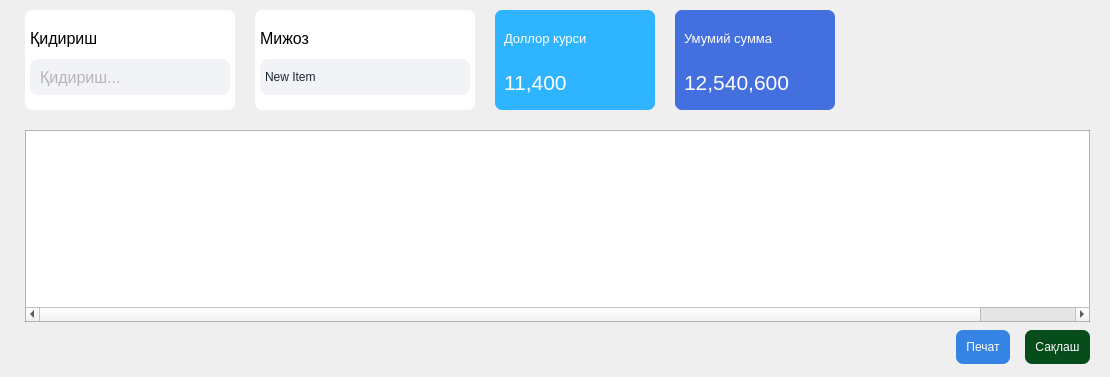
      <widget class="QWidget" name="page_shop_detail">
       <layout class="QVBoxLayout" name="verticalLayout_23">
        <property name="spacing">
         <number>0</number>
        </property>
        <property name="leftMargin">
         <number>0</number>
        </property>
        <property name="topMargin">
         <number>0</number>
        </property>
        <property name="rightMargin">
         <number>0</number>
        </property>
        <property name="bottomMargin">
         <number>0</number>
        </property>
        <item>
         <widget class="QFrame" name="frame_19">
          <property name="minimumSize">
           <size>
            <width>0</width>
            <height>120</height>
           </size>
          </property>
          <property name="maximumSize">
           <size>
            <width>16777215</width>
            <height>120</height>
           </size>
          </property>
          <property name="styleSheet">
           <string notr="true">QFrame{
	border:none;
}</string>
          </property>
          <property name="frameShape">
           <enum>QFrame::StyledPanel</enum>
          </property>
          <property name="frameShadow">
           <enum>QFrame::Raised</enum>
          </property>
          <layout class="QHBoxLayout" name="horizontalLayout_8">
           <property name="spacing">
            <number>20</number>
           </property>
           <property name="leftMargin">
            <number>25</number>
           </property>
           <property name="topMargin">
            <number>8</number>
           </property>
           <property name="rightMargin">
            <number>20</number>
           </property>
           <property name="bottomMargin">
            <number>8</number>
           </property>
           <item>
            <widget class="QFrame" name="frame_20">
             <property name="minimumSize">
              <size>
               <width>200</width>
               <height>80</height>
              </size>
             </property>
             <property name="maximumSize">
              <size>
               <width>300</width>
               <height>100</height>
              </size>
             </property>
             <property name="styleSheet">
              <string notr="true">QFrame{
	background-color: rgb(255, 255, 255);
	border-radius:7px;
}</string>
             </property>
             <property name="frameShape">
              <enum>QFrame::StyledPanel</enum>
             </property>
             <property name="frameShadow">
              <enum>QFrame::Raised</enum>
             </property>
             <layout class="QVBoxLayout" name="verticalLayout_19">
              <property name="spacing">
               <number>3</number>
              </property>
              <property name="leftMargin">
               <number>5</number>
              </property>
              <property name="topMargin">
               <number>10</number>
              </property>
              <property name="rightMargin">
               <number>5</number>
              </property>
              <property name="bottomMargin">
               <number>15</number>
              </property>
              <item>
               <widget class="QLabel" name="label_11">
                <property name="font">
                 <font>
                  <pointsize>12</pointsize>
                 </font>
                </property>
                <property name="text">
                 <string>Қидириш</string>
                </property>
               </widget>
              </item>
              <item>
               <widget class="QLineEdit" name="lineEdit_5">
                <property name="minimumSize">
                 <size>
                  <width>0</width>
                  <height>36</height>
                 </size>
                </property>
                <property name="maximumSize">
                 <size>
                  <width>16777215</width>
                  <height>36</height>
                 </size>
                </property>
                <property name="font">
                 <font>
                  <pointsize>12</pointsize>
                 </font>
                </property>
                <property name="styleSheet">
                 <string notr="true">QLineEdit{
	border:none;
	border-radius:8px;
	background-color: #F2F3F7;
	padding-left:8px;
	padding-right: 30px;
color:#797979;
	background-image: url(:/newPrefix/assets/search.png);
	background-repeat:no-repeat;
	background-position: right center;

}</string>
                </property>
                <property name="placeholderText">
                 <string>Қидириш...</string>
                </property>
               </widget>
              </item>
             </layout>
            </widget>
           </item>
           <item>
            <widget class="QFrame" name="frame_21">
             <property name="minimumSize">
              <size>
               <width>220</width>
               <height>80</height>
              </size>
             </property>
             <property name="maximumSize">
              <size>
               <width>300</width>
               <height>100</height>
              </size>
             </property>
             <property name="styleSheet">
              <string notr="true">QFrame{
	border:none;
	border-radius:7px;
	background-color: rgb(255, 255, 255);
}</string>
             </property>
             <property name="frameShape">
              <enum>QFrame::StyledPanel</enum>
             </property>
             <property name="frameShadow">
              <enum>QFrame::Raised</enum>
             </property>
             <layout class="QVBoxLayout" name="verticalLayout_20">
              <property name="spacing">
               <number>3</number>
              </property>
              <property name="leftMargin">
               <number>5</number>
              </property>
              <property name="topMargin">
               <number>10</number>
              </property>
              <property name="rightMargin">
               <number>5</number>
              </property>
              <property name="bottomMargin">
               <number>15</number>
              </property>
              <item>
               <widget class="QLabel" name="label_12">
                <property name="font">
                 <font>
                  <pointsize>12</pointsize>
                 </font>
                </property>
                <property name="text">
                 <string>Мижоз</string>
                </property>
               </widget>
              </item>
              <item>
               <widget class="QComboBox" name="comboBox_2">
                <property name="minimumSize">
                 <size>
                  <width>0</width>
                  <height>36</height>
                 </size>
                </property>
                <property name="maximumSize">
                 <size>
                  <width>16777215</width>
                  <height>36</height>
                 </size>
                </property>
                <property name="styleSheet">
                 <string notr="true">QComboBox{
	border:none;
	background-color:#F2F3F7;
	color:#1B252E;
	border-radius:8px;
}

QComboBox::drop-down {
subcontrol-origin: padding; 
subcontrol-position: top right;
width: 20px; 
border-top-right-radius: 3px; 
border-bottom-right-radius: 3px;}

QComboBox::down-arrow {
	image: url(:/newPrefix/assets/down-arrow.png);
}</string>
                </property>
                <item>
                 <property name="text">
                  <string>New Item</string>
                 </property>
                </item>
                <item>
                 <property name="text">
                  <string>New Item</string>
                 </property>
                </item>
                <item>
                 <property name="text">
                  <string>New Item</string>
                 </property>
                </item>
                <item>
                 <property name="text">
                  <string>New Item</string>
                 </property>
                </item>
               </widget>
              </item>
             </layout>
            </widget>
           </item>
           <item>
            <widget class="QFrame" name="frame_22">
             <property name="minimumSize">
              <size>
               <width>160</width>
               <height>80</height>
              </size>
             </property>
             <property name="maximumSize">
              <size>
               <width>160</width>
               <height>100</height>
              </size>
             </property>
             <property name="styleSheet">
              <string notr="true">QFrame{
	border:none;
	border-radius:7px;
	background-color:#2FB4FF;
color:#fff;
}</string>
             </property>
             <property name="frameShape">
              <enum>QFrame::StyledPanel</enum>
             </property>
             <property name="frameShadow">
              <enum>QFrame::Raised</enum>
             </property>
             <layout class="QVBoxLayout" name="verticalLayout_21">
              <item>
               <widget class="QLabel" name="label_13">
                <property name="font">
                 <font>
                  <pointsize>10</pointsize>
                 </font>
                </property>
                <property name="text">
                 <string>Доллор курси</string>
                </property>
               </widget>
              </item>
              <item>
               <widget class="QLabel" name="label_14">
                <property name="font">
                 <font>
                  <pointsize>16</pointsize>
                 </font>
                </property>
                <property name="text">
                 <string>11,400</string>
                </property>
               </widget>
              </item>
             </layout>
            </widget>
           </item>
           <item>
            <widget class="QFrame" name="frame_23">
             <property name="minimumSize">
              <size>
               <width>160</width>
               <height>80</height>
              </size>
             </property>
             <property name="maximumSize">
              <size>
               <width>160</width>
               <height>100</height>
              </size>
             </property>
             <property name="styleSheet">
              <string notr="true">QFrame{
	border:none;
	border-radius:7px;
	background-color:#446FDE;
color:#fff;
}</string>
             </property>
             <property name="frameShape">
              <enum>QFrame::StyledPanel</enum>
             </property>
             <property name="frameShadow">
              <enum>QFrame::Raised</enum>
             </property>
             <layout class="QVBoxLayout" name="verticalLayout_22">
              <item>
               <widget class="QLabel" name="label_15">
                <property name="font">
                 <font>
                  <pointsize>10</pointsize>
                 </font>
                </property>
                <property name="text">
                 <string>Умумий сумма</string>
                </property>
               </widget>
              </item>
              <item>
               <widget class="QLabel" name="label_16">
                <property name="font">
                 <font>
                  <pointsize>16</pointsize>
                 </font>
                </property>
                <property name="text">
                 <string>12,540,600</string>
                </property>
               </widget>
              </item>
             </layout>
            </widget>
           </item>
           <item>
            <spacer name="horizontalSpacer_4">
             <property name="orientation">
              <enum>Qt::Horizontal</enum>
             </property>
             <property name="sizeHint" stdset="0">
              <size>
               <width>255</width>
               <height>20</height>
              </size>
             </property>
            </spacer>
           </item>
          </layout>
         </widget>
        </item>
        <item>
         <widget class="QFrame" name="frame_17">
          <property name="styleSheet">
           <string notr="true">QFrame{
	border:none;
}</string>
          </property>
          <property name="frameShape">
           <enum>QFrame::StyledPanel</enum>
          </property>
          <property name="frameShadow">
           <enum>QFrame::Raised</enum>
          </property>
          <layout class="QVBoxLayout" name="verticalLayout_18">
           <property name="spacing">
            <number>5</number>
           </property>
           <property name="leftMargin">
            <number>25</number>
           </property>
           <property name="topMargin">
            <number>10</number>
           </property>
           <property name="rightMargin">
            <number>20</number>
           </property>
           <property name="bottomMargin">
            <number>10</number>
           </property>
           <item>
            <widget class="QTableWidget" name="tableWidget_5">
             <property name="font">
              <font>
               <pointsize>12</pointsize>
              </font>
             </property>
             <property name="styleSheet">
              <string notr="true">QTableWidget{
	background-color: rgb(255, 255, 255);
	border:1px solid rgba(102, 102, 102, 0.5);
	border-collapse: collapse;
	
}
QHeaderView::section {
    background-color: #006CFE;
    padding: 4px;
    font-size: 14px;
	color:#fff;
    border-style: none;
	border-right:1px solid rgb(154, 153, 150);
}

 QScrollBar:horizontal {
        border: none;
        background: #F5F5F5;
        height: 10px;
        margin: 0px 21px 0 21px;
    }

    QScrollBar::handle:horizontal {
        background: #C0C0C0;
        min-width: 20px;
    }

    QScrollBar::add-line:horizontal {
        border: none;
        background: none;
    }

    QScrollBar::sub-line:horizontal {
        border: none;
        background: none;
    }

QScrollBar:vertical {
        border: none;
        background: #F5F5F5;
        width: 10px;
        margin: 21px 0 21px 0;
    }

    QScrollBar::handle:vertical {
        background: #C0C0C0;
        min-height: 20px;
    }

    QScrollBar::add-line:vertical {
        border: none;
        background: none;
    }

    QScrollBar::sub-line:vertical {
        border: none;
        background: none;
    }
</string>
             </property>
             <property name="verticalScrollBarPolicy">
              <enum>Qt::ScrollBarAsNeeded</enum>
             </property>
             <property name="horizontalScrollBarPolicy">
              <enum>Qt::ScrollBarAsNeeded</enum>
             </property>
             <property name="editTriggers">
              <set>QAbstractItemView::NoEditTriggers</set>
             </property>
             <property name="selectionBehavior">
              <enum>QAbstractItemView::SelectRows</enum>
             </property>
             <property name="rowCount">
              <number>0</number>
             </property>
             <attribute name="horizontalHeaderVisible">
              <bool>false</bool>
             </attribute>
             <attribute name="horizontalHeaderStretchLastSection">
              <bool>false</bool>
             </attribute>
             <attribute name="verticalHeaderVisible">
              <bool>false</bool>
             </attribute>
             <column>
              <property name="text">
               <string>id</string>
              </property>
             </column>
             <column>
              <property name="text">
               <string>№</string>
              </property>
             </column>
             <column>
              <property name="text">
               <string>Махсулот</string>
              </property>
             </column>
             <column>
              <property name="text">
               <string>модел</string>
              </property>
             </column>
             <column>
              <property name="text">
               <string>Бирлик</string>
              </property>
             </column>
             <column>
              <property name="text">
               <string>Бренд</string>
              </property>
             </column>
             <column>
              <property name="text">
               <string>Ишлаб Чиқаручи</string>
              </property>
             </column>
             <column>
              <property name="text">
               <string>Сони</string>
              </property>
             </column>
             <column>
              <property name="text">
               <string>$</string>
              </property>
             </column>
             <column>
              <property name="text">
               <string>Нархи</string>
              </property>
             </column>
             <column>
              <property name="text">
               <string>Сумма</string>
              </property>
             </column>
            </widget>
           </item>
           <item>
            <widget class="QFrame" name="frame_18">
             <property name="minimumSize">
              <size>
               <width>0</width>
               <height>40</height>
              </size>
             </property>
             <property name="maximumSize">
              <size>
               <width>16777215</width>
               <height>40</height>
              </size>
             </property>
             <property name="styleSheet">
              <string notr="true">QFrame {
	border:none;
}

QFrame QPushButton{
	border:none;
	border-radius:7px;
	padding:10px;
}</string>
             </property>
             <property name="frameShape">
              <enum>QFrame::StyledPanel</enum>
             </property>
             <property name="frameShadow">
              <enum>QFrame::Raised</enum>
             </property>
             <layout class="QHBoxLayout" name="horizontalLayout_4">
              <property name="spacing">
               <number>15</number>
              </property>
              <property name="leftMargin">
               <number>0</number>
              </property>
              <property name="topMargin">
               <number>0</number>
              </property>
              <property name="rightMargin">
               <number>0</number>
              </property>
              <property name="bottomMargin">
               <number>0</number>
              </property>
              <item>
               <spacer name="horizontalSpacer_3">
                <property name="orientation">
                 <enum>Qt::Horizontal</enum>
                </property>
                <property name="sizeHint" stdset="0">
                 <size>
                  <width>931</width>
                  <height>20</height>
                 </size>
                </property>
               </spacer>
              </item>
              <item>
               <widget class="QPushButton" name="pushButton_3">
                <property name="styleSheet">
                 <string notr="true">QPushButton{
	color:#fff;
	background-color: rgb(53, 132, 228);
}

QPushButton:hover{
	
	background-color: rgb(98, 160, 234);
}</string>
                </property>
                <property name="text">
                 <string>Печат</string>
                </property>
               </widget>
              </item>
              <item>
               <widget class="QPushButton" name="pushButton_4">
                <property name="styleSheet">
                 <string notr="true">QPushButton{
	color:#fff;
	background-color: rgb(7, 76, 27);
}

QPushButton:hover{
	background-color: rgb(46, 194, 126);
}</string>
                </property>
                <property name="text">
                 <string>Сақлаш</string>
                </property>
               </widget>
              </item>
             </layout>
            </widget>
           </item>
          </layout>
         </widget>
        </item>
       </layout>
      </widget>
